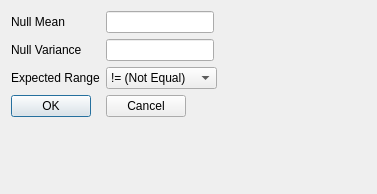
<?xml version="1.0" encoding="UTF-8"?>
<ui version="4.0">
 <class>ZTestOptions</class>
 <widget class="QDialog" name="ZTestOptions">
  <property name="geometry">
   <rect>
    <x>0</x>
    <y>0</y>
    <width>377</width>
    <height>194</height>
   </rect>
  </property>
  <property name="windowTitle">
   <string>Dialog</string>
  </property>
  <layout class="QFormLayout" name="formLayout">
   <property name="fieldGrowthPolicy">
    <enum>QFormLayout::FieldsStayAtSizeHint</enum>
   </property>
   <item row="1" column="0">
    <widget class="QLabel" name="meanLabel">
     <property name="text">
      <string>Null Mean</string>
     </property>
    </widget>
   </item>
   <item row="1" column="1">
    <widget class="QLineEdit" name="meanEdit"/>
   </item>
   <item row="2" column="0">
    <widget class="QLabel" name="varianceLabel">
     <property name="text">
      <string>Null Variance</string>
     </property>
    </widget>
   </item>
   <item row="2" column="1">
    <widget class="QLineEdit" name="varianceEdit"/>
   </item>
   <item row="3" column="0">
    <widget class="QLabel" name="eRangeLabel">
     <property name="text">
      <string>Expected Range</string>
     </property>
    </widget>
   </item>
   <item row="3" column="1">
    <widget class="QComboBox" name="comboBox">
     <property name="minimumSize">
      <size>
       <width>111</width>
       <height>0</height>
      </size>
     </property>
     <item>
      <property name="text">
       <string>!= (Not Equal)</string>
      </property>
     </item>
     <item>
      <property name="text">
       <string>&lt; (Less)</string>
      </property>
     </item>
     <item>
      <property name="text">
       <string>&gt; (Greater)</string>
      </property>
     </item>
    </widget>
   </item>
   <item row="5" column="0">
    <widget class="QPushButton" name="OKButton">
     <property name="text">
      <string>OK</string>
     </property>
    </widget>
   </item>
   <item row="5" column="1">
    <widget class="QPushButton" name="cancelButton">
     <property name="text">
      <string>Cancel</string>
     </property>
    </widget>
   </item>
  </layout>
 </widget>
 <resources/>
 <connections/>
</ui>
